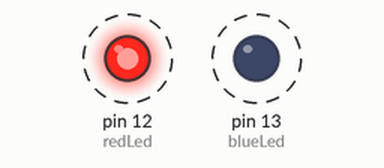
A sketch run on a simulated Arduino Uno, built with avr-gcc and run on an emulated ATmega328P. Shown: output pins drawn as LEDs (lit = HIGH). Dashed ring = blinking.

Above: at 0.06 s.
Timing chart, 0 to 3.0 s (numbered marks = the images above):
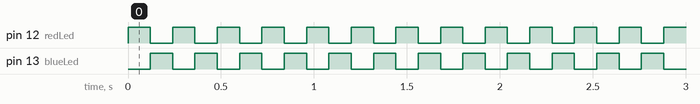

Measured:
- by itself, pin 12 (redLed), pin 13 (blueLed): alternates HIGH for 0.12 s and LOW for 0.12 s

The sketch:

Ejercicio2.ino
```cpp
//EJERCICIO 2 - LUCES DE POLICÍA
//CURSO DE INICIACIÓN DE ARDUINO - ALBERTO QUESADA PABLOS

//Definición de los pines de los LEDs
const int redLed = 12;
const int blueLed = 13;

// La función setup() se ejecuta 1 vez cuando se presiona el botón de reset o de alimentación de la placa
void setup()
{
  // Inicializar los pines digitales de los LEDs como salidas (OUTPUT)
  pinMode(redLed, OUTPUT);
  pinMode(blueLed, OUTPUT);
}

// La función loop() se ejecuta una y otra vez infinitamente
void loop()
{
  digitalWrite(redLed, HIGH);   // Se enciende el LED rojo (HIGH es voltaje alto)
  digitalWrite(blueLed, LOW);   // Se apaga el LED azul (LOW es voltaje bajo)
  delay(120);                   // Espera 120ms
  digitalWrite(redLed, LOW);    // Se apaga el LED rojo (LOW es voltaje bajo)
  digitalWrite(blueLed, HIGH);  // Se enciende el LED azul (HIGH es voltaje alto)
  delay(120);                   // Espera 120ms
}
```
